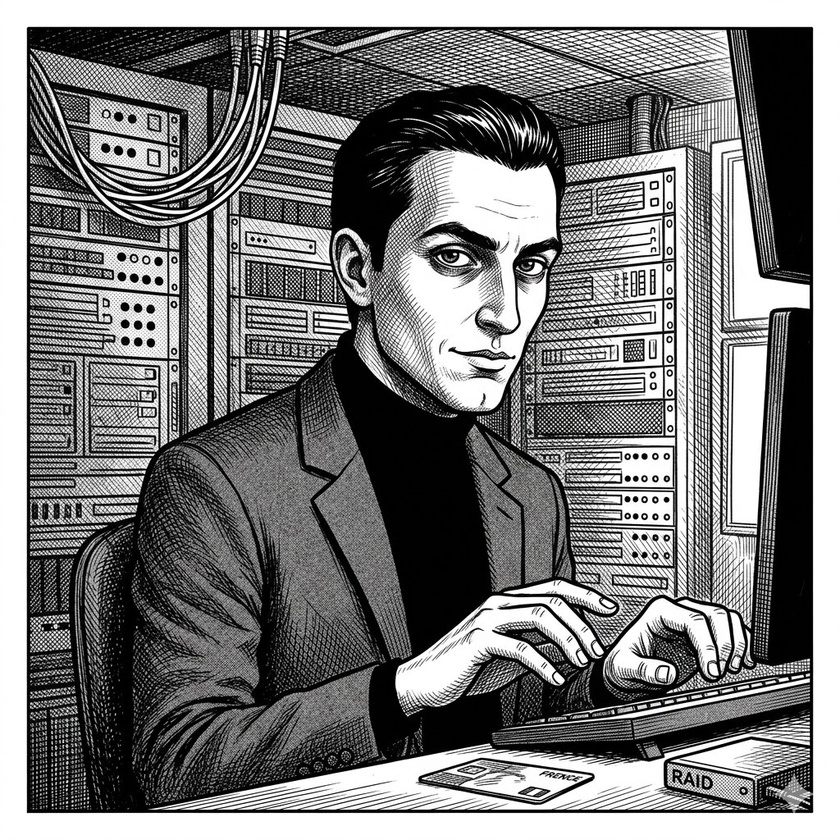
#> input picture heist/characters/c01_marcus.jpeg, 840 x 840 px, shrunk from 1024 x 1024 before the run
$ python _crop_portrait.py c01_marcus.jpeg
#> lines starting #> are read from the running program, lines starting #| are printed output that depends on the picture
"""Crop a thin border off a portrait image.

Usage:
    python -m heist.characters._crop_portrait c09_pearl.jpg
    python -m heist.characters._crop_portrait c09_pearl.jpg --px 12
    python -m heist.characters._crop_portrait c09_pearl.jpg --px 12 --preview

Options:
    --px N      Pixels to remove from each edge (default: 10)
    --preview   Show the result in your default image viewer without saving
    --out PATH  Save to a different path (default: overwrites in-place)

The script crops equal amounts from all four sides. If the border is thicker
on some sides, run twice with different --px values (or open in Preview and
crop manually — sometimes that's faster).

Requires: Pillow  →  pip install Pillow
"""
from __future__ import annotations

import argparse
import sys
from pathlib import Path


def crop(src: Path, px: int, out: Path | None, preview: bool,
         auto: bool = False, threshold: int = 12) -> None:
#> called with px = 10, preview = False, auto = False, threshold = 12
    try:
        from PIL import Image, ImageChops
    except ImportError:
        print("ERROR: Pillow is not installed.  Run:  pip install Pillow")
        sys.exit(1)

    img = Image.open(src)
#> img is the input picture: PIL image 840x840 RGB; mean R, G, B 124.2, 124.1, 124.1
    w, h = img.size
#> w = 840; h = 840
    if auto:
        # Detect the white frame: bounding box of everything that differs from
        # pure white by more than `threshold`. Trims exactly the border, however
        # thick (or none), instead of a guessed fixed amount.
        rgb = img.convert("RGB")
        diff = ImageChops.difference(rgb, Image.new("RGB", rgb.size, (255, 255, 255)))
        bbox = diff.convert("L").point(lambda v: 255 if v > threshold else 0).getbbox()
        if not bbox or bbox == (0, 0, w, h):
            print(f"  {src.name}: no white border detected — left as-is.")
            if not preview and out and out != src:
                img.save(out, quality=95)
            return
        cropped = img.crop(bbox)
    else:
        if px * 2 >= w or px * 2 >= h:
            print(f"ERROR: --px {px} is too large for a {w}x{h} image.")
            sys.exit(1)
        cropped = img.crop((px, px, w - px, h - px))
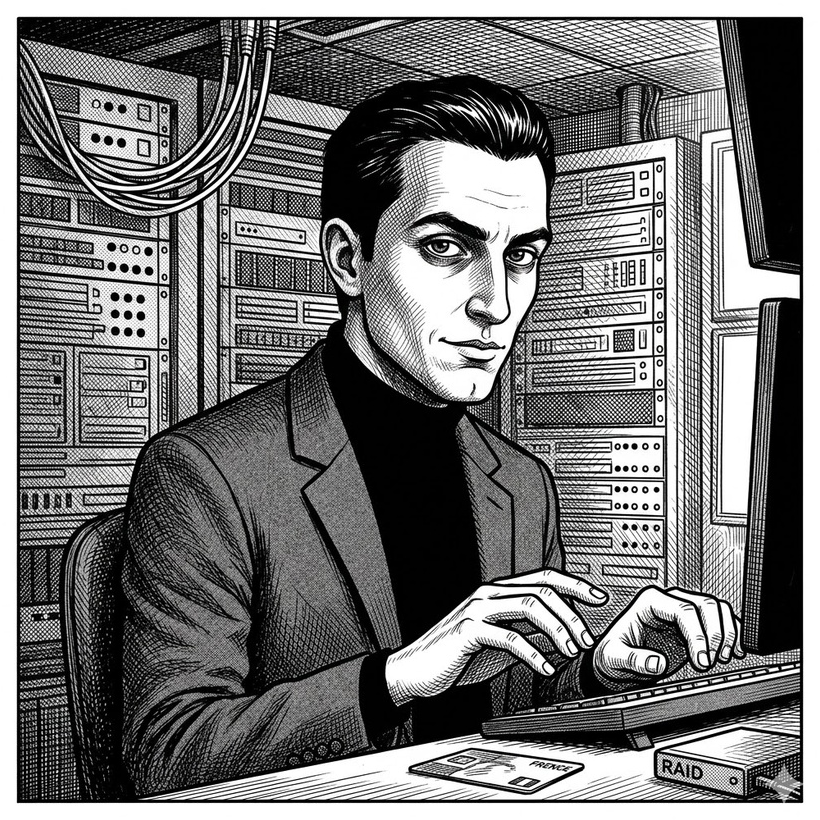
#> cropped: PIL image 820x820 RGB; mean R, G, B 117.7, 117.7, 117.7

    if preview:
        cropped.show()
        print(f"Preview shown ({w}x{h} → {cropped.size[0]}x{cropped.size[1]}, {px}px removed per edge).")
        return

    dest = out or src
    cropped.save(dest, quality=95)
    print(f"Saved {dest}  ({w}x{h} → {cropped.size[0]}x{cropped.size[1]}, {px}px removed per edge).")
#| Saved heist/characters/c01_marcus.jpeg  (840x840 → 820x820, 10px removed per edge).


def main() -> None:
    here = Path(__file__).parent

    parser = argparse.ArgumentParser(description="Crop a border off a portrait JPEG.")
    parser.add_argument("image", help="Filename (e.g. c09_pearl.jpg) or full path")
    parser.add_argument("--px", type=int, default=10, help="Pixels to remove from each edge (default 10)")
    parser.add_argument("--auto", action="store_true",
                        help="Auto-detect and trim the white border (ignores --px)")
    parser.add_argument("--threshold", type=int, default=12,
                        help="With --auto: how far from pure white still counts as border (default 12)")
    parser.add_argument("--preview", action="store_true", help="Show result without saving")
    parser.add_argument("--out", help="Output path (default: overwrite in-place)")
    args = parser.parse_args()

    src = Path(args.image)
    if not src.is_absolute():
        src = here / src
    # If the given name doesn't exist, try the other jpeg/jpg extension
    if not src.exists():
        alt_ext = ".jpg" if src.suffix.lower() == ".jpeg" else ".jpeg"
        alt = src.with_suffix(alt_ext)
        if alt.exists():
            src = alt
        else:
            print(f"ERROR: file not found: {src} (also tried {alt.name})")
            sys.exit(1)

    out = Path(args.out) if args.out else None
    crop(src, args.px, out, args.preview, auto=args.auto, threshold=args.threshold)


if __name__ == "__main__":
    main()

$ run again, on heist/characters/c04_vance.jpeg
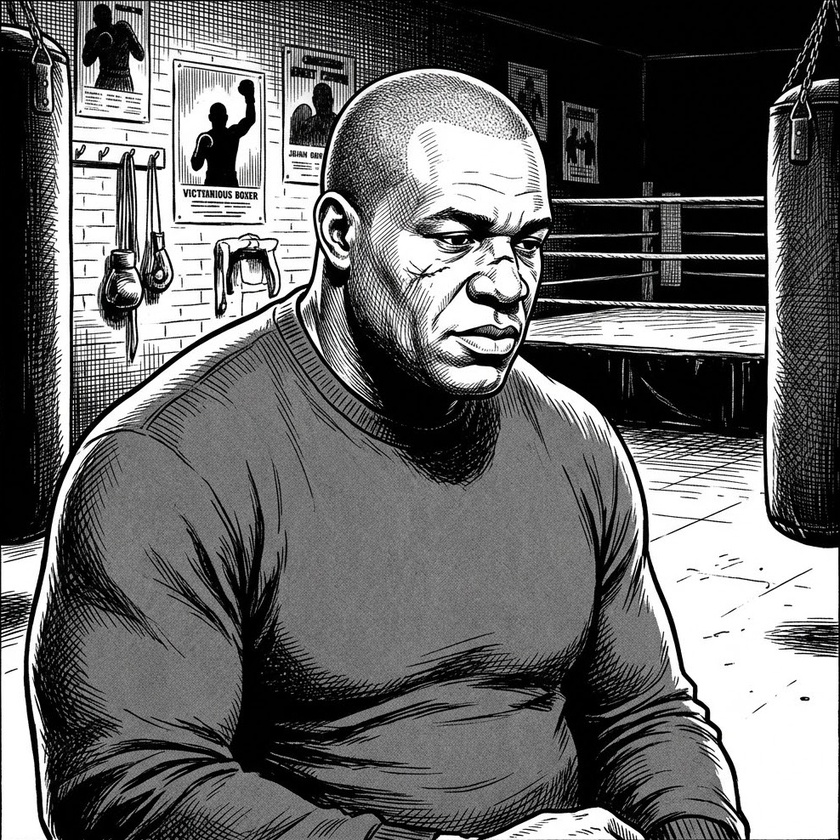
#> input picture heist/characters/c04_vance.jpeg, 840 x 840 px, shrunk from 988 x 988 before the run
#> in crop, img is the input picture: PIL image 840x840 RGB; mean R, G, B 105, 105, 105
#> in crop, `cropped = img.crop((px, px, w - px, h - px))`:
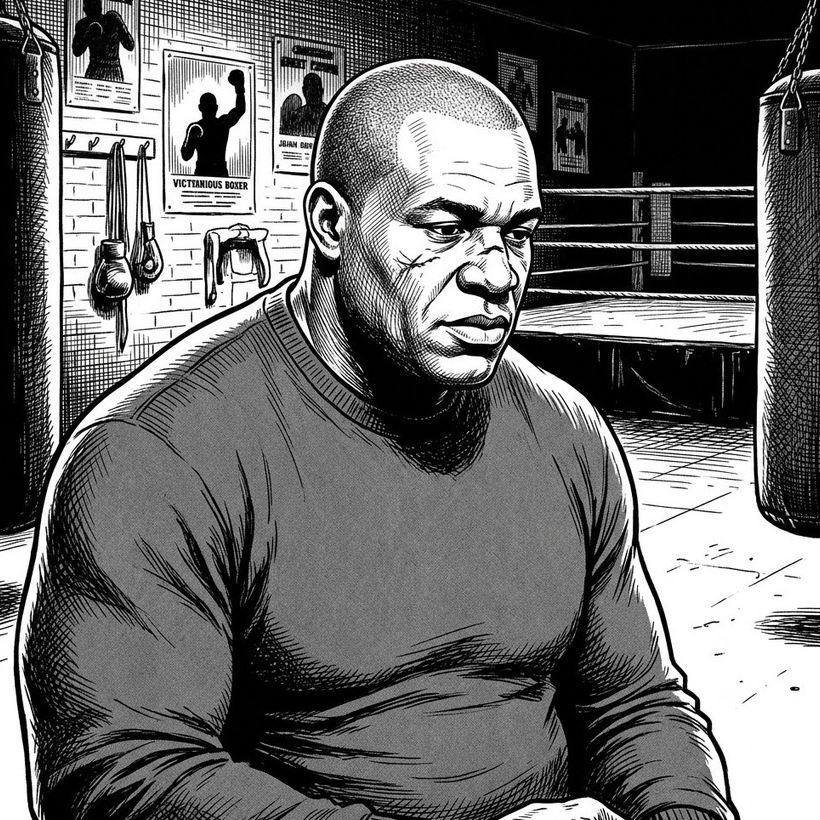
#> cropped: PIL image 820x820 RGB; mean R, G, B 106.5, 106.5, 106.4
#| Saved heist/characters/c04_vance.jpeg  (840x840 → 820x820, 10px removed per edge).

$ run again, on heist/characters/c05_carla.jpeg
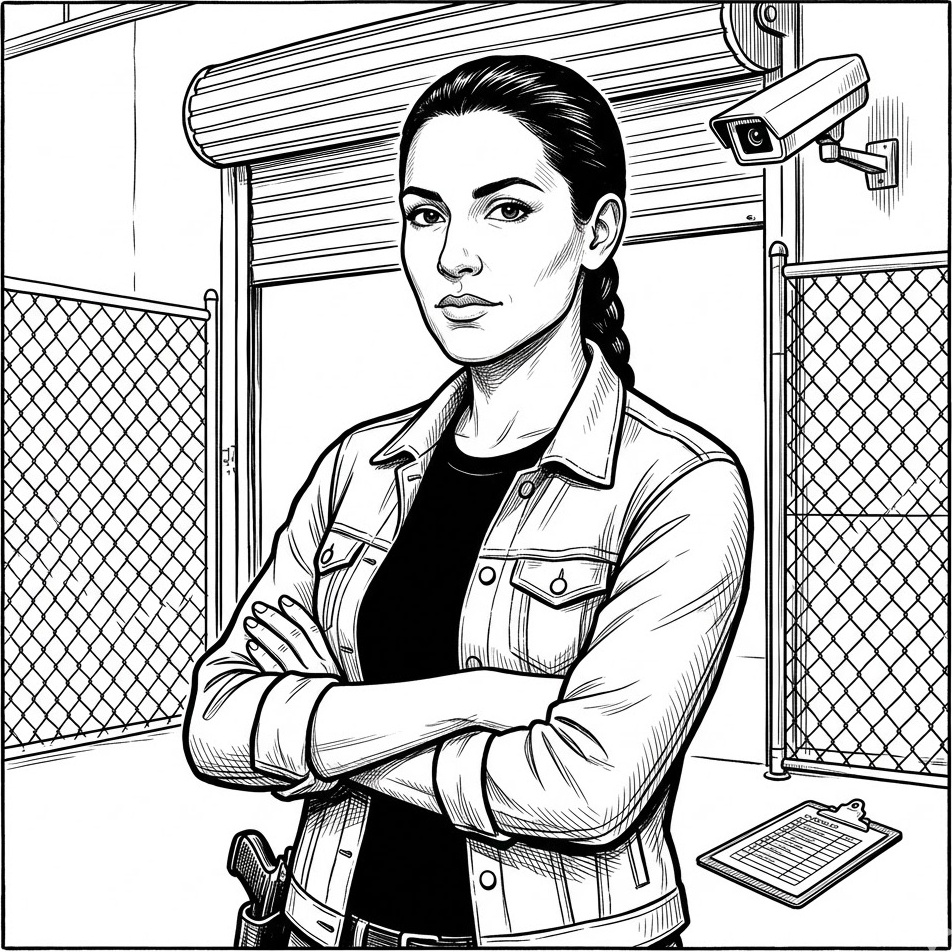
#> input picture heist/characters/c05_carla.jpeg, 952 x 952 px
#> in crop, img is the input picture: PIL image 952x952 RGB; mean R, G, B 194.2, 194.2, 194.2
#> in crop, `cropped = img.crop((px, px, w - px, h - px))`:
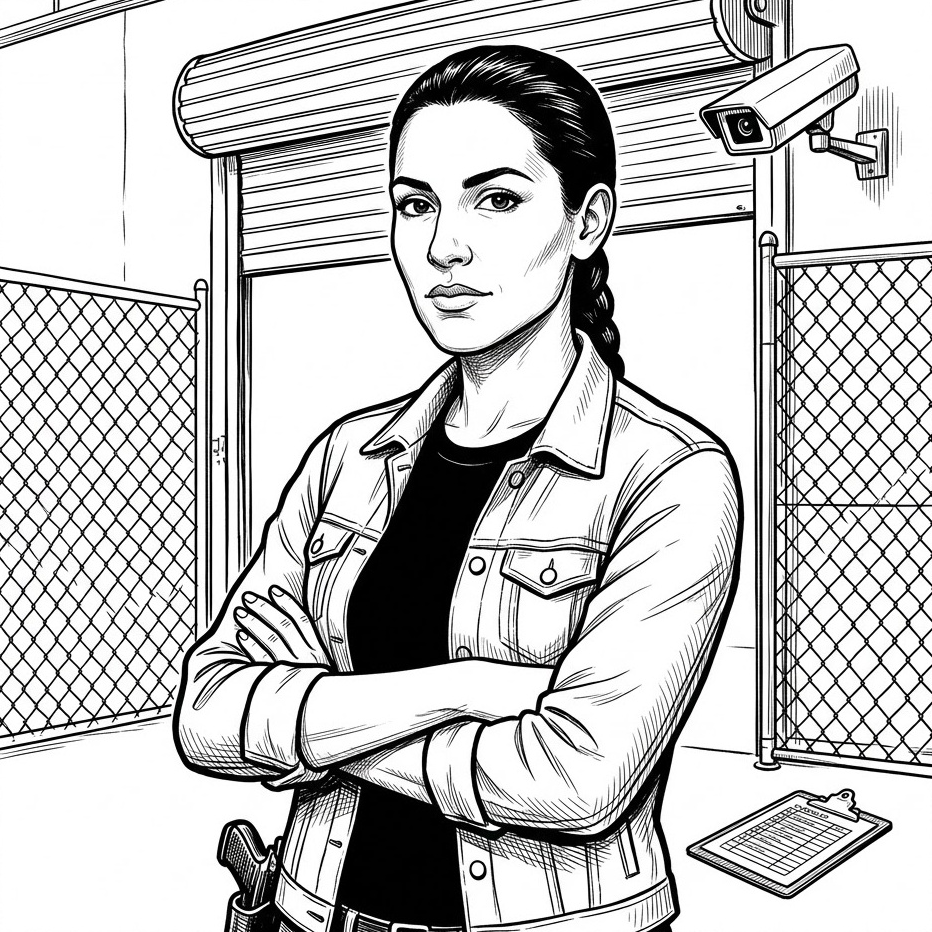
#> cropped: PIL image 932x932 RGB; mean R, G, B 196.1, 196.1, 196.1
#| Saved heist/characters/c05_carla.jpeg  (952x952 → 932x932, 10px removed per edge).

$ run again, on heist/characters/c06_big_mike.jpeg
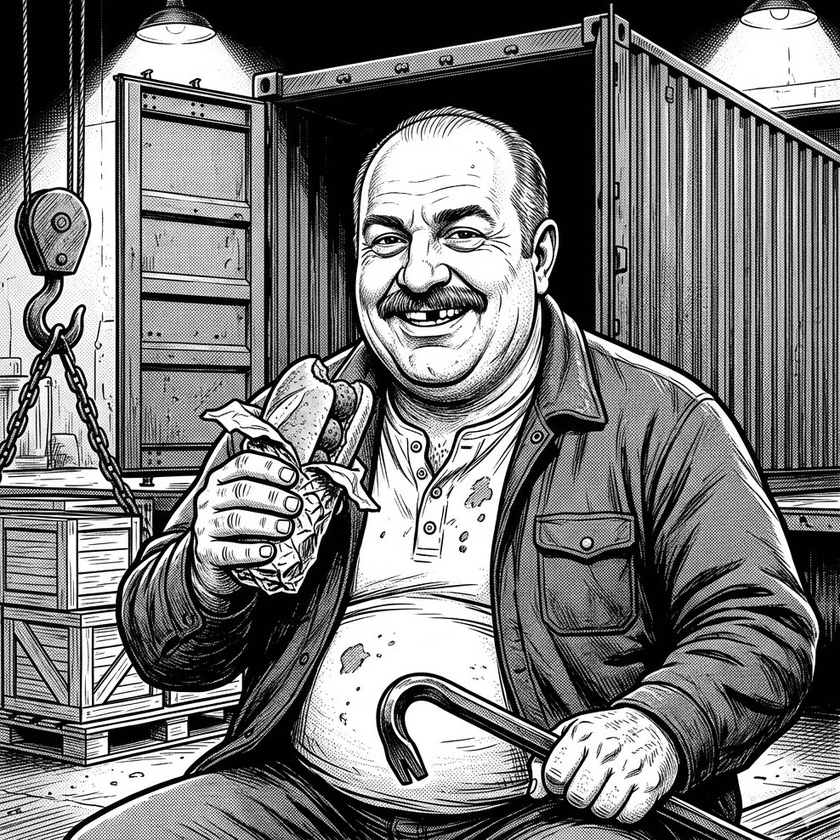
#> input picture heist/characters/c06_big_mike.jpeg, 840 x 840 px, shrunk from 988 x 988 before the run
#> in crop, img is the input picture: PIL image 840x840 RGB; mean R, G, B 120.6, 120.6, 120.5
#> in crop, `cropped = img.crop((px, px, w - px, h - px))`:
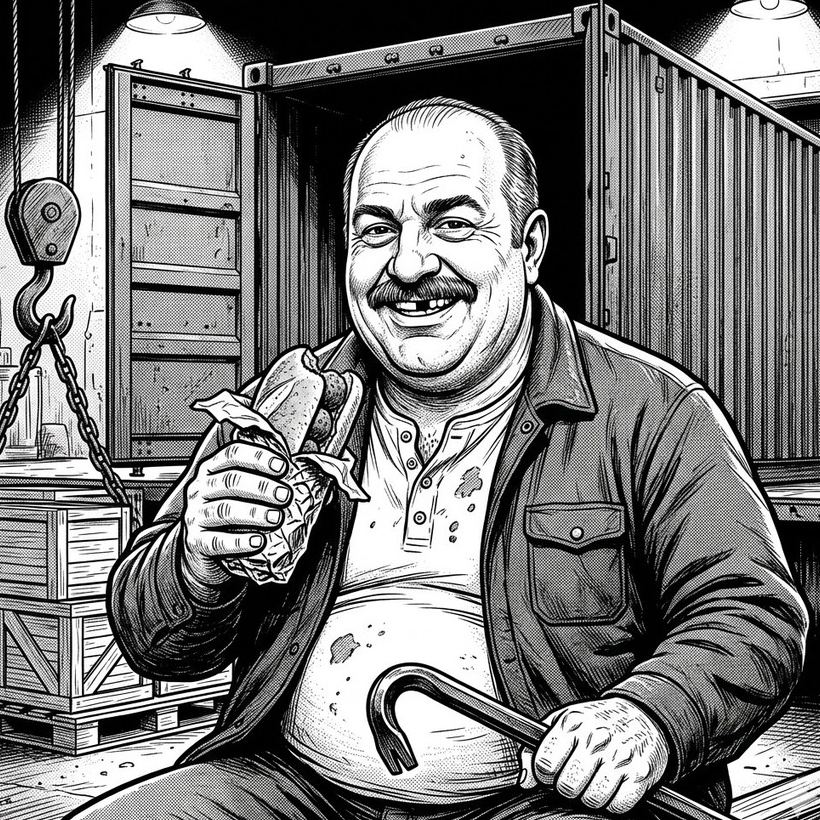
#> cropped: PIL image 820x820 RGB; mean R, G, B 122.5, 122.5, 122.4
#| Saved heist/characters/c06_big_mike.jpeg  (840x840 → 820x820, 10px removed per edge).
